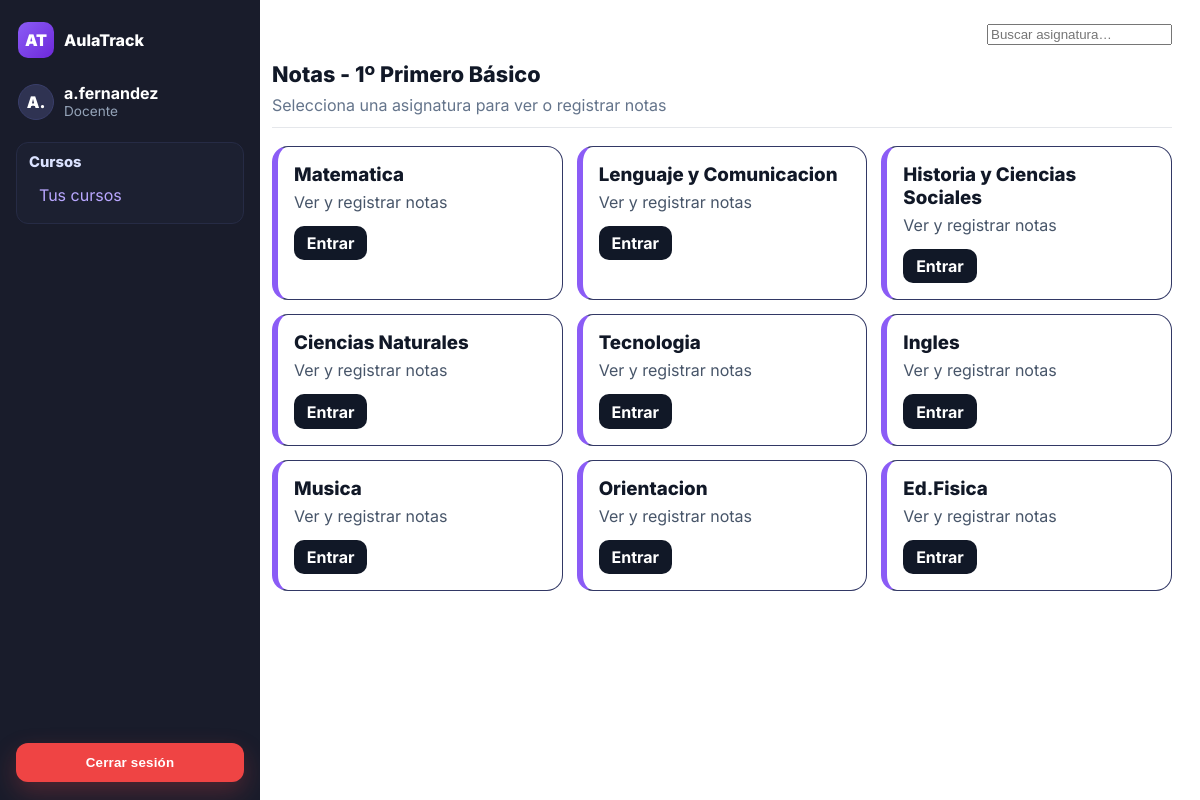
The app's page /curso/16/notas/ (signed in), older data.
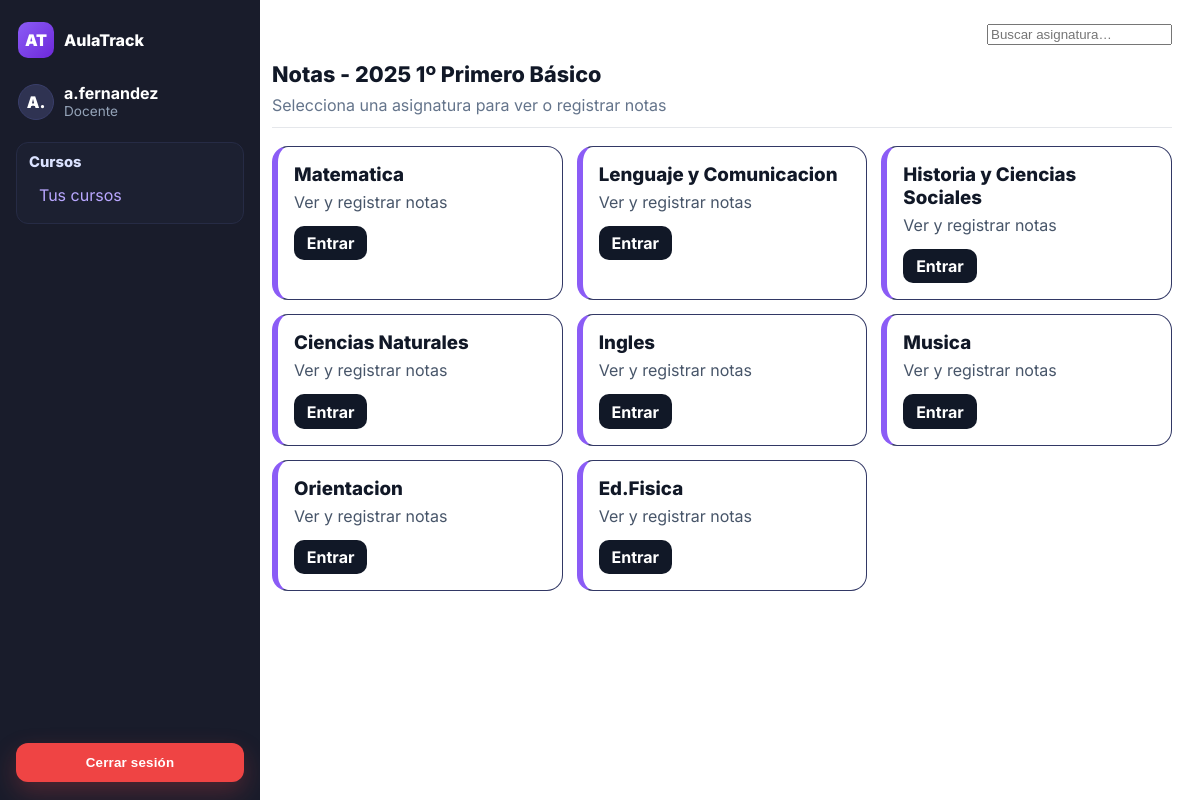
The same page, newer data.
### usuarios/models.py (models this page shows, shortened)
class Curso(models.Model):
    año = models.CharField(max_length=15)
    nombre = models.CharField(max_length=30)
    asignaturas = models.ManyToManyField('Asignatura', blank=True)
    profesor_jefe = models.ForeignKey(
        User,
        on_delete=models.CASCADE,
        null=True,
        blank=True,
        limit_choices_to={'perfil__role': 'docente'},
        related_name='cursos_como_profesor_jefe'
    )
    sala = models.CharField(max_length=10)
    class Meta:
        constraints = [
            models.UniqueConstraint(
                Lower('año'), Lower('nombre'), Lower('sala'),
                name='uniq_curso_anio_nombre_sala_ci'
            )
        ]

class Asignatura(models.Model):
    nombre = models.CharField(max_length=30)
    descripcion = models.TextField()
    profesor = models.ForeignKey(User, on_delete=models.CASCADE, null=True, blank=True)

### usuarios/views.py (the view)
# urls.py: path('curso/<int:curso_id>/notas/', views.seleccionar_asignatura, name='notas'),
@login_required
def seleccionar_asignatura(request, curso_id):
    curso = get_object_or_404(Curso, id=curso_id)
    asignaturas = Asignatura.objects.filter(curso=curso)
    context = {
        'curso': curso,
        'asignaturas': asignaturas
    }
    return render(request, 'seleccionar_asignatura.html', context)

### usuarios/templates/seleccionar_asignatura.html (shortened to what this page needs)
{% extends "base.html" %}
{% load static %}
{% block extra_css %}
<link rel="stylesheet" href="{% static 'css/curso.css' %}">
{% endblock %}
{% block topbar %}
<input class="search" placeholder="Buscar asignatura…" aria-label="Buscar" />
{% endblock %}
{% block content %}
<h2 class="sectionTitle">Notas - {{ curso.año }} {{ curso.nombre }}</h2>
<p class="hint">Selecciona una asignatura para ver o registrar notas</p>
<div class="divider"></div>
<div class="curso-options">
  {% for asignatura in asignaturas %}
  <div class="curso-card op-notas">
    <h3>{{ asignatura.nombre }}</h3>
    <p>Ver y registrar notas</p>
    <a href="{% url 'libro_notas' curso.id asignatura.id %}" class="cta">Entrar</a>
  </div>
  {% empty %}
  <p>No hay asignaturas registradas para este curso.</p>
  {% endfor %}
</div>
{% endblock %}

Row changes from the older to the newer data that the page shows:
no longer on this page (row unchanged): Asignatura: nombre "Tecnologia"
changed Curso: año "1º" → "2025"; nombre "Primero Básico" → "1º Primero Básico"
